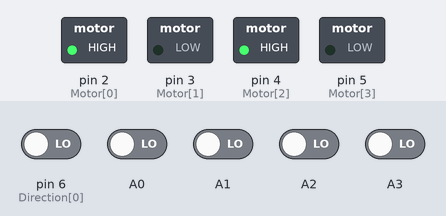
This sketch was run on a simulated Arduino Uno, built with avr-gcc and run on an emulated ATmega328P. Parts: switched loads named in the sketch (green lamp = pin HIGH). Dashed ring = blinking. The test bench sets the inputs (shaded band); at power-on: A0–3, pin 6 (Direction[0]) LOW. Random numbers use the default seed unless the sketch sets one.

Above: at 1.06 s.
1.3 s: A0 driven HIGH
At 1.99 s:
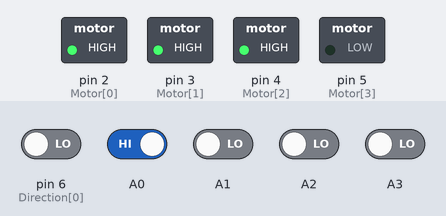
4.3 s: pin 6 (Direction[0]) driven HIGH
At 5.5 s:
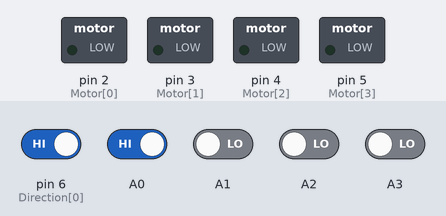
5.8 s: pin 6 (Direction[0]) driven LOW
At 6.05 s:
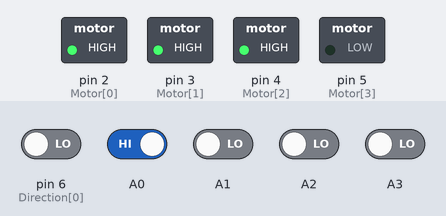
Timing chart, 0 to 14.8 s (numbered marks = the images above; inputs shaded):
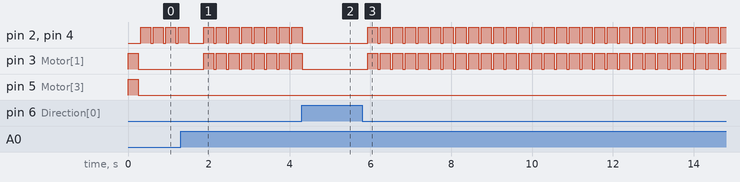

The sketch:

IIIT_BBSR_Advaita_Botsumo_SRC-Arduino.ino
```cpp
// (licence header left out)
const int max_sensors = 8; // Number of Sensors present in the bot
const int US = 4; // Number of Ultra Sonic Sensors
const int motor_output = 4; // Number of Motor pins ( Output )
const int max_lag = 1000; // Maximum Lag set by the programmer
const int Direction[] = {6,7,8,9,10,11,12,13}; // Pins set for light sensor pins
const int Motor[] = {2,3,4,5}; // Pins set for motor pins
const int lag[] = {max_lag, max_lag / 2, max_lag / 4, max_lag / 8, max_lag / 16}; // Lag values in decreasing order in an array
const int sensors_ps = 2; // Number of Sensors per side in the bot ( "ps" refers to "per side" )

// Change these values according to the orientation of your sensors
// Change from here
const int sensor_offset[][motor_output / 2] = {{0,1},{1,0},{1,0},{0,1}}; // Reference values ( Change it when necessary )
const int us_offset[][motor_output] = {{0,0,0,1},{1,0,0,1},{1,0,0,0},{0,1,1,0}}; // Reference values ( Change it when necessary )
const int def_offset[][motor_output] = {{1,0,1,0},{0,1,0,1}}; // Reference values ( Change it when necessary )
//Stop Now

int itr = 0; // Iterative Variable
int i = 0;// Itrative Variable
int Motor_Instance [motor_output - 1]; // Instance to be passed as the final output to the motor
int s_flag = 0; // Sensor Flag variable to check if the infrared or utlra sonic senors respond or not
int d_flag = 1; // Flag to check whether to keep the default motor instance set or not ( Influenced under the 's_flag' falg variable )
int random_instance = 0; // a random number between '0' and '1'
boolean Instance_bool[max_sensors  + US - 1]; // Boolean Instances captured from the Light and Ultra Sonic Sensors


void setup()
{
  //Setting Pin Mode for Motor and Sensor Pins

  for ( itr = 0; itr < max_sensors + motor_output ; ++itr )
  {
    if( itr < motor_output )
      pinMode(Motor[itr], OUTPUT);
    else
      pinMode(Direction[itr - motor_output], INPUT);
  }

  //Setting Pin Mode for Ultra Sonic Sensor

  pinMode(A0, INPUT);
  pinMode(A1, INPUT);
  pinMode(A2, INPUT);
  pinMode(A3, INPUT);
}

void loop()
{
  for ( itr = 0; itr < max_sensors ; ++itr )
    Instance_bool[itr] = digitalRead(Direction[0]);

  // Reading Instances from the Ultra Sonic Sensor

  Instance_bool[itr] = digitalRead(A0);++itr;
  Instance_bool[itr] = digitalRead(A1);++itr;
  Instance_bool[itr] = digitalRead(A2);++itr;
  Instance_bool[itr] = digitalRead(A3);

  // Finished Reading Instances

  // Main Secret Algorithm

  for ( itr = 0; itr < motor_output; ++itr )
    Motor_Instance[itr] = 1;

  for ( itr = 0 ; itr < max_sensors  ; itr += sensors_ps )
  {
    for ( i = 0 ; i < sensors_ps ; ++i )
    {
      if ( Instance_bool[itr + i] == HIGH )
      {
        s_flag = 1;
        Motor_Instance[itr % (sensors_ps * sensors_ps)] *= sensor_offset[itr / sensors_ps][0];
        Motor_Instance[(itr % (sensors_ps * sensors_ps)) + 1] *= sensor_offset[itr / sensors_ps][1];
      }
    }
  }

  if (!s_flag)
  {
    for ( itr ; itr < max_sensors + US ; ++itr )
    {
      if ( Instance_bool[itr] == HIGH )
      {
        s_flag = 1;
        for ( i = 0 ; i < motor_output ; ++i )
          Motor_Instance[i] = us_offset[itr][i];
      }
    }
  }

  if(s_flag)
    d_flag = 1;

  if(!s_flag)
  {
    if(d_flag)
    {
      d_flag = 0;
      random_instance = random(0,(motor_output / 2));
    }
    for ( itr = 0 ; itr < motor_output ; ++itr )
      Motor_Instance[itr] = def_offset[random_instance][itr];
  }

  // End of Parsing the Secret Algorithm

  // Passing on the final instance (Motor_Instance) to the motor

  for ( itr = 0 ; itr < motor_output ; ++itr )
  {
    if ( Motor_Instance[itr] == 1 )
      digitalWrite(Motor[itr], HIGH);
    else
      digitalWrite(Motor[itr], LOW);
  }
  delay(lag[2]);
  for ( itr = 0 ; itr < motor_output ; ++itr )
    digitalWrite(Motor[itr], LOW);
  delay(lag[4]);
 }
```

Measured:
- after the input at 1.3 s, pin 3 (Motor[1]): alternates HIGH for 0.25 s and LOW for 0.06 s, starting after 0.57 s
- after the input at 5.8 s, pin 2 (Motor[0]), pin 3 (Motor[1]), pin 4 (Motor[2]): alternates HIGH for 0.25 s and LOW for 0.06 s, starting after 0.13 s
- by itself, pin 2 (Motor[0]), pin 4 (Motor[2]): repeats every 0.31 s: HIGH 0.25 s, LOW 0.06 s
